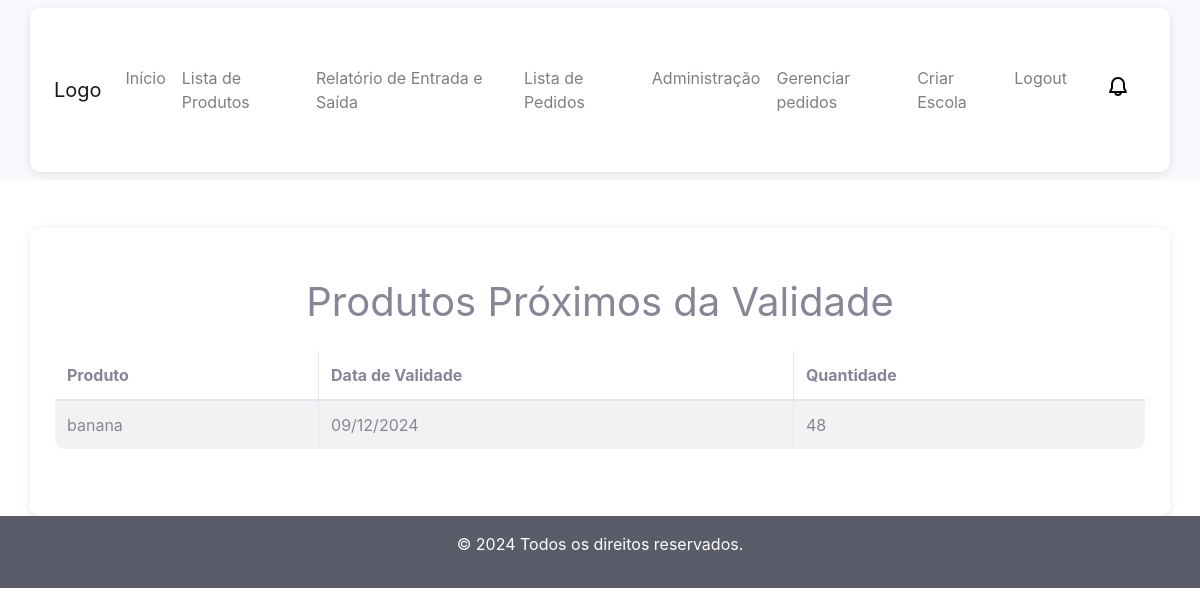
Page /produtos-proximos-validade/ (signed in) on the committed database.
### core/models.py (models this page shows, shortened)
class Produto(models.Model):
    nome = models.CharField(max_length=100)
    categoria = models.ForeignKey('Categoria', on_delete=models.CASCADE)
    quantidade = models.IntegerField()
    data_validade = models.DateField()
    is_deleted = models.BooleanField(default=False)  # Campo para marcar produtos excluídos

### core/views.py (the view)
# urls.py: path('produtos-proximos-validade/', produtos_proximos_validade, name='produtos_proximos_validade'),
def produtos_proximos_validade(request):
    hoje = timezone.now().date()
    uma_semana_antes = hoje + timedelta(weeks=1)
    produtos_perto_validade = Produto.objects.filter(data_validade__range=[hoje, uma_semana_antes])
    return render(request, 'produtos_proximos_validade.html', {
        'produtos_perto_validade': produtos_perto_validade
    })

### core/templates/produtos_proximos_validade.html (shortened to what this page needs)
{% extends 'modelo.html' %}
{% block conteudo %}
<div class="container mt-5">
    <h1 class="text-center mb-4">Produtos Próximos da Validade</h1>
    {% if produtos_perto_validade %}
    <table class="table table-striped table-bordered">
        <thead>
            <tr>
                <th>Produto</th>
                <th>Data de Validade</th>
                <th>Quantidade</th>
            </tr>
        </thead>
        <tbody>
            {% for produto in produtos_perto_validade %}
            <tr>
                <td>{{ produto.nome }}</td>
                <td>{{ produto.data_validade|date:"d/m/Y" }}</td>
                <td>{{ produto.quantidade }}</td>
            </tr>
            {% endfor %}
        </tbody>
    </table>
    {% else %}
        <p class="text-center">Nenhum produto próximo da validade.</p>
    {% endif %}
</div>
{% endblock %}

### static/css/style.css (style rules this page uses)
:root { --dark-green: #042a2bff; --cambridge-blue: #839788ff; --thistle: #dec5e3ff; --azul: #296eb4ff; --tea-green: #f4f9f4; }
body { background-color: var(--tea-green); font-family: 'Arial', sans-serif; color: var(--dark-green); line-height: 1.6; margin: 0; padding: 0; }
.container { max-width: 800px; margin: 0 auto; padding: 50px 20px; background-color: white; border-radius: 10px; box-shadow: 0 2px 10px rgba(0, 0, 0, 0.1); }
.table { margin-top: 20px; border-radius: 10px; overflow: hidden; }
.table td, .table th { vertical-align: middle; }
.text-center { text-align: center; }

### rows in the picture
Produto: nome "banana", data_validade "09/12/2024", quantidade "48"
